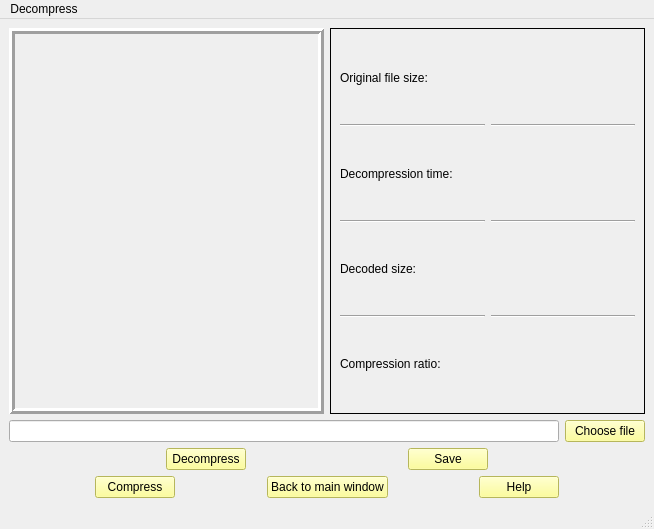
<?xml version="1.0" encoding="UTF-8"?>
<ui version="4.0">
 <class>uncompressWindow</class>
 <widget class="QMainWindow" name="uncompressWindow">
  <property name="geometry">
   <rect>
    <x>0</x>
    <y>0</y>
    <width>654</width>
    <height>529</height>
   </rect>
  </property>
  <property name="windowTitle">
   <string>Decompress</string>
  </property>
  <property name="styleSheet">
   <string notr="true"/>
  </property>
  <widget class="QWidget" name="centralwidget">
   <layout class="QGridLayout" name="gridLayout_2">
    <item row="0" column="0">
     <layout class="QVBoxLayout" name="verticalLayout_4">
      <item>
       <layout class="QHBoxLayout" name="horizontalLayout_4">
        <item>
         <widget class="QFrame" name="frame">
          <property name="frameShape">
           <enum>QFrame::Box</enum>
          </property>
          <property name="frameShadow">
           <enum>QFrame::Raised</enum>
          </property>
          <property name="lineWidth">
           <number>3</number>
          </property>
          <layout class="QGridLayout" name="gridLayout_3">
           <item row="0" column="0">
            <widget class="QLabel" name="photo">
             <property name="text">
              <string/>
             </property>
            </widget>
           </item>
          </layout>
         </widget>
        </item>
        <item>
         <widget class="QFrame" name="frame_4">
          <property name="frameShape">
           <enum>QFrame::Box</enum>
          </property>
          <property name="frameShadow">
           <enum>QFrame::Plain</enum>
          </property>
          <layout class="QGridLayout" name="gridLayout">
           <item row="0" column="0">
            <layout class="QVBoxLayout" name="verticalLayout_2">
             <item>
              <widget class="QLabel" name="label_2">
               <property name="text">
                <string>Original file size:</string>
               </property>
              </widget>
             </item>
             <item>
              <widget class="Line" name="line">
               <property name="orientation">
                <enum>Qt::Horizontal</enum>
               </property>
              </widget>
             </item>
             <item>
              <widget class="QLabel" name="label_4">
               <property name="text">
                <string>Decompression time:</string>
               </property>
              </widget>
             </item>
             <item>
              <widget class="Line" name="line_2">
               <property name="orientation">
                <enum>Qt::Horizontal</enum>
               </property>
              </widget>
             </item>
             <item>
              <widget class="QLabel" name="label_3">
               <property name="text">
                <string>Decoded size:</string>
               </property>
              </widget>
             </item>
             <item>
              <widget class="Line" name="line_3">
               <property name="orientation">
                <enum>Qt::Horizontal</enum>
               </property>
              </widget>
             </item>
             <item>
              <widget class="QLabel" name="label_5">
               <property name="text">
                <string>Compression ratio:</string>
               </property>
              </widget>
             </item>
            </layout>
           </item>
           <item row="0" column="1">
            <layout class="QVBoxLayout" name="verticalLayout">
             <item>
              <widget class="QLabel" name="formerSize">
               <property name="text">
                <string/>
               </property>
              </widget>
             </item>
             <item>
              <widget class="Line" name="line_4">
               <property name="orientation">
                <enum>Qt::Horizontal</enum>
               </property>
              </widget>
             </item>
             <item>
              <widget class="QLabel" name="uncompressTime">
               <property name="text">
                <string/>
               </property>
              </widget>
             </item>
             <item>
              <widget class="Line" name="line_5">
               <property name="orientation">
                <enum>Qt::Horizontal</enum>
               </property>
              </widget>
             </item>
             <item>
              <widget class="QLabel" name="newSize">
               <property name="text">
                <string/>
               </property>
              </widget>
             </item>
             <item>
              <widget class="Line" name="line_6">
               <property name="orientation">
                <enum>Qt::Horizontal</enum>
               </property>
              </widget>
             </item>
             <item>
              <widget class="QLabel" name="rate">
               <property name="text">
                <string/>
               </property>
              </widget>
             </item>
            </layout>
           </item>
          </layout>
         </widget>
        </item>
       </layout>
      </item>
      <item>
       <layout class="QVBoxLayout" name="verticalLayout_3">
        <item>
         <layout class="QHBoxLayout" name="horizontalLayout_2">
          <item>
           <widget class="QLineEdit" name="lineEdit"/>
          </item>
          <item>
           <widget class="QPushButton" name="choosebtn">
            <property name="styleSheet">
             <string notr="true">background-color: rgb(255, 255, 127);</string>
            </property>
            <property name="text">
             <string>Choose file</string>
            </property>
           </widget>
          </item>
         </layout>
        </item>
        <item>
         <layout class="QHBoxLayout" name="horizontalLayout_3">
          <item>
           <spacer name="horizontalSpacer_6">
            <property name="orientation">
             <enum>Qt::Horizontal</enum>
            </property>
            <property name="sizeHint" stdset="0">
             <size>
              <width>40</width>
              <height>20</height>
             </size>
            </property>
           </spacer>
          </item>
          <item>
           <widget class="QPushButton" name="runbtn">
            <property name="styleSheet">
             <string notr="true">background-color: rgb(255, 255, 127);</string>
            </property>
            <property name="text">
             <string>Decompress</string>
            </property>
           </widget>
          </item>
          <item>
           <spacer name="horizontalSpacer_5">
            <property name="orientation">
             <enum>Qt::Horizontal</enum>
            </property>
            <property name="sizeHint" stdset="0">
             <size>
              <width>40</width>
              <height>20</height>
             </size>
            </property>
           </spacer>
          </item>
          <item>
           <widget class="QPushButton" name="savebtn">
            <property name="styleSheet">
             <string notr="true">background-color: rgb(255, 255, 127);</string>
            </property>
            <property name="text">
             <string>Save</string>
            </property>
           </widget>
          </item>
          <item>
           <spacer name="horizontalSpacer_7">
            <property name="orientation">
             <enum>Qt::Horizontal</enum>
            </property>
            <property name="sizeHint" stdset="0">
             <size>
              <width>40</width>
              <height>20</height>
             </size>
            </property>
           </spacer>
          </item>
         </layout>
        </item>
        <item>
         <layout class="QHBoxLayout" name="horizontalLayout">
          <item>
           <spacer name="horizontalSpacer_4">
            <property name="orientation">
             <enum>Qt::Horizontal</enum>
            </property>
            <property name="sizeHint" stdset="0">
             <size>
              <width>40</width>
              <height>20</height>
             </size>
            </property>
           </spacer>
          </item>
          <item>
           <widget class="QPushButton" name="compressbtn">
            <property name="styleSheet">
             <string notr="true">background-color: rgb(255, 255, 127);</string>
            </property>
            <property name="text">
             <string>Compress</string>
            </property>
           </widget>
          </item>
          <item>
           <spacer name="horizontalSpacer">
            <property name="orientation">
             <enum>Qt::Horizontal</enum>
            </property>
            <property name="sizeHint" stdset="0">
             <size>
              <width>40</width>
              <height>20</height>
             </size>
            </property>
           </spacer>
          </item>
          <item>
           <widget class="QPushButton" name="mainbtn">
            <property name="styleSheet">
             <string notr="true">background-color: rgb(255, 255, 127);</string>
            </property>
            <property name="text">
             <string>Back to main window</string>
            </property>
           </widget>
          </item>
          <item>
           <spacer name="horizontalSpacer_2">
            <property name="orientation">
             <enum>Qt::Horizontal</enum>
            </property>
            <property name="sizeHint" stdset="0">
             <size>
              <width>40</width>
              <height>20</height>
             </size>
            </property>
           </spacer>
          </item>
          <item>
           <widget class="QPushButton" name="helpbtn">
            <property name="styleSheet">
             <string notr="true">background-color: rgb(255, 255, 127);</string>
            </property>
            <property name="text">
             <string>Help</string>
            </property>
           </widget>
          </item>
          <item>
           <spacer name="horizontalSpacer_3">
            <property name="orientation">
             <enum>Qt::Horizontal</enum>
            </property>
            <property name="sizeHint" stdset="0">
             <size>
              <width>40</width>
              <height>20</height>
             </size>
            </property>
           </spacer>
          </item>
         </layout>
        </item>
       </layout>
      </item>
     </layout>
    </item>
   </layout>
  </widget>
  <widget class="QMenuBar" name="menubar">
   <property name="geometry">
    <rect>
     <x>0</x>
     <y>0</y>
     <width>654</width>
     <height>21</height>
    </rect>
   </property>
   <widget class="QMenu" name="menu">
    <property name="title">
     <string>Decompress</string>
    </property>
   </widget>
   <addaction name="menu"/>
  </widget>
  <widget class="QStatusBar" name="statusbar"/>
 </widget>
 <resources/>
 <connections/>
</ui>
